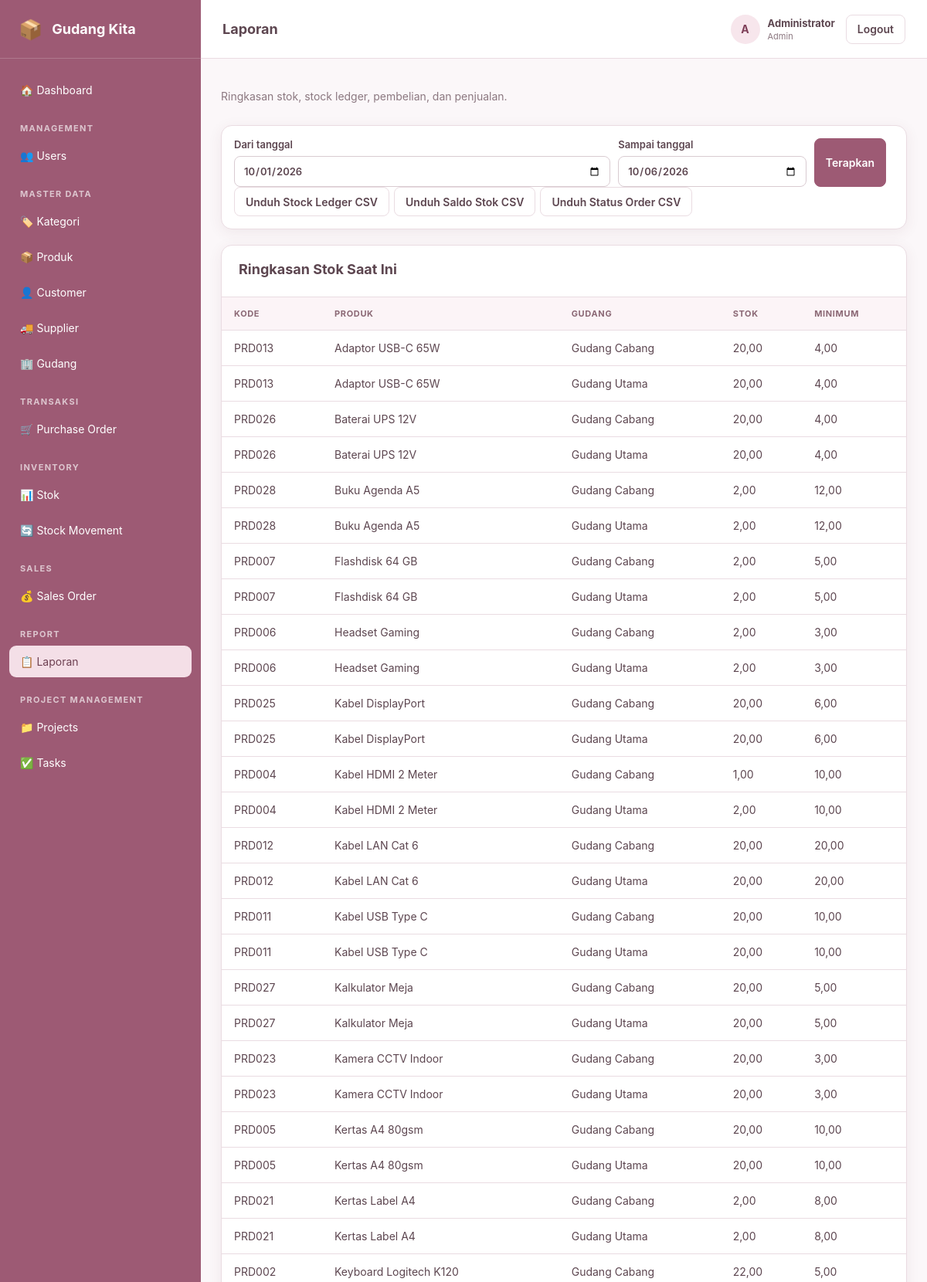
/?page=reports (signed in, upper part), run on the app's committed database.
### tables this page shows
CREATE TABLE stocks (
 id INT UNSIGNED AUTO_INCREMENT PRIMARY KEY,
 product_id INT UNSIGNED NOT NULL,
 warehouse_id INT UNSIGNED NOT NULL,
 stock_in DECIMAL(15,2) NOT NULL DEFAULT 0,
 stock_out DECIMAL(15,2) NOT NULL DEFAULT 0,
 current_stock DECIMAL(15,2) NOT NULL DEFAULT 0,
 updated_at TIMESTAMP NOT NULL DEFAULT CURRENT_TIMESTAMP ON UPDATE CURRENT_TIMESTAMP,
 UNIQUE KEY uq_stock_product_warehouse(product_id,warehouse_id),
 CONSTRAINT chk_stocks_non_negative CHECK(current_stock >= 0),
 CONSTRAINT fk_stock_product FOREIGN KEY(product_id) REFERENCES products(id) ON UPDATE CASCADE ON DELETE RESTRICT,
 CONSTRAINT fk_stock_warehouse FOREIGN KEY(warehouse_id) REFERENCES warehouses(id) ON UPDATE CASCADE ON DELETE RESTRICT,
 CONSTRAINT chk_stock_totals CHECK(stock_in >= 0 AND stock_out >= 0 AND current_stock >= 0)
);

CREATE TABLE products (
 id INT UNSIGNED AUTO_INCREMENT PRIMARY KEY,
 code VARCHAR(40) NOT NULL UNIQUE,
 name VARCHAR(150) NOT NULL,
 category_id INT UNSIGNED NOT NULL,
 unit VARCHAR(30) NOT NULL DEFAULT 'pcs',
 purchase_price DECIMAL(15,2) NOT NULL DEFAULT 0,
 selling_price DECIMAL(15,2) NOT NULL DEFAULT 0,
 minimum_stock DECIMAL(15,2) NOT NULL DEFAULT 0,
 image_path VARCHAR(255) NULL,
 status ENUM('Active','Inactive') NOT NULL DEFAULT 'Active',
 created_at TIMESTAMP NOT NULL DEFAULT CURRENT_TIMESTAMP,
 updated_at TIMESTAMP NOT NULL DEFAULT CURRENT_TIMESTAMP ON UPDATE CURRENT_TIMESTAMP,
 INDEX idx_products_name(name), INDEX idx_products_status(status), INDEX idx_products_category(category_id),
 CONSTRAINT fk_products_category FOREIGN KEY(category_id) REFERENCES categories(id) ON UPDATE CASCADE ON DELETE RESTRICT,
 CONSTRAINT chk_product_values CHECK(purchase_price >= 0 AND selling_price >= 0 AND minimum_stock >= 0)
);

CREATE TABLE warehouses (
 id INT UNSIGNED AUTO_INCREMENT PRIMARY KEY,
 code VARCHAR(40) NOT NULL UNIQUE,
 name VARCHAR(150) NOT NULL,
 address TEXT NULL,
 phone VARCHAR(40) NULL,
 status ENUM('Active','Inactive') NOT NULL DEFAULT 'Active',
 created_at TIMESTAMP NOT NULL DEFAULT CURRENT_TIMESTAMP,
 INDEX idx_warehouses_name(name)
);

### app/Controller/BaseController.php (called while the page is built, shortened)
<?php
abstract class BaseController
{
    protected function view(string $view, array $data = []): void
    {
        include_once BASE_PATH.'/views/layouts/app.php';
    }
}

### app/Controller/ReportController.php (called while the page is built, shortened)
<?php
final class ReportController extends BaseController
{
    private ReportRepository $reports;
    private ReportAccessPolicy $access;
    public function __construct(\PDO $pdo, ?ReportRepository $reports = null, ?ReportAccessPolicy $access = null)
    {
        $this->reports = $reports ?? new ReportRepository($pdo);
        $this->access = $access ?? new ReportAccessPolicy();
    }
    public function index(): void
    {
        $role = Auth::role();
        $allowed = $this->access->allowedReports($role);
        $report = (string) ($_GET['report'] ?? $allowed[0]);
        $filters = $this->dateFilters();
        $this->view('reports/index', [
            'pageTitle' => 'Laporan',
            'role' => $role,
            'stock' => $role === 'Sales' ? [] : $this->reports->stockRows(),
            'purchase' => $role === 'Admin' ? $this->reports->purchaseMonthly($filters['from'], $filters['to']) : [],
            'sales' => $role === 'WarehouseStaff' ? [] : $this->reports->salesMonthly($filters['from'], $filters['to'], $role === 'Sales' ? Auth::id() : null),
            'filters' => $filters,
            'report' => $report,
        ]);
    }
    private function dateFilters(): array
    {
        $today = new DateTimeImmutable('today');
        $fromInput = (string) ($_GET['from'] ?? $today->modify('first day of this month')->format('Y-m-d'));
        $toInput = (string) ($_GET['to'] ?? $today->format('Y-m-d'));
        $from = DateTimeImmutable::createFromFormat('!Y-m-d', $fromInput);
        $to = DateTimeImmutable::createFromFormat('!Y-m-d', $toInput);
        return ['from' => $fromInput, 'to' => $toInput];
    }
}

### app/Support/helpers.php (called while the page is built, shortened)
<?php
function e(mixed $v): string
{
    return htmlspecialchars((string)$v, ENT_QUOTES, 'UTF-8');
}

### app/Repository/ReportRepository.php (called while the page is built, shortened)
<?php
final class ReportRepository
{
    public function stockRows(): array
    {
        return $this->pdo->query('SELECT p.code,p.name,w.name warehouse_name,s.current_stock,p.minimum_stock FROM stocks s JOIN products p ON p.id=s.product_id JOIN warehouses w ON w.id=s.warehouse_id ORDER BY p.name,w.name')->fetchAll();
    }
}

### views/reports/index.php (the view, shortened to what this page needs)
<div class="page-actions"><div><p class="muted">
<?php if ($role === 'Sales'): ?>Laporan Sales Order yang Anda buat.
<?php elseif ($role === 'WarehouseStaff'): ?>Ringkasan stok dan riwayat pergerakan barang.
<?php else: ?>Ringkasan stok, stock ledger, pembelian, dan penjualan.
<?php endif; ?></p></div></div>
<div class="card filter-card">
  <form method="get" class="filter-grid">
    <label>Dari tanggal<input type="date" name="from" value="<?=e($filters['from'])?>" required></label>
    <label>Sampai tanggal<input type="date" name="to" value="<?=e($filters['to'])?>" required></label>
    <button class="btn btn-primary">Terapkan</button>
  </form>
  <div class="actions report-downloads">
    <?php if ($role !== 'Sales'): ?>
      <a class="btn" href="?page=reports&amp;format=csv&amp;report=movements&amp;from=<?=e($filters['from'])?>&amp;to=<?=e($filters['to'])?>">Unduh Stock Ledger CSV</a>
      <a class="btn" href="?page=reports&amp;format=csv&amp;report=stock&amp;from=<?=e($filters['from'])?>&amp;to=<?=e($filters['to'])?>">Unduh Saldo Stok CSV</a>
    <?php endif; ?>
    <?php if ($role !== 'WarehouseStaff'): ?>
      <a class="btn" href="?page=reports&amp;format=csv&amp;report=orders&amp;from=<?=e($filters['from'])?>&amp;to=<?=e($filters['to'])?>">Unduh Status Order CSV</a>
    <?php endif; ?>
  </div>
</div>
<div class="report-grid">
  <?php if ($role !== 'Sales'): ?>
  <div class="card"><div class="card-header"><h2>Ringkasan Stok Saat Ini</h2></div>
    <div class="table-wrap"><table><thead><tr><th>Kode</th><th>Produk</th><th>Gudang</th><th>Stok</th><th>Minimum</th></tr></thead><tbody>
    <?php foreach ($stock as $row): ?><tr><td><?=e($row['code'])?></td><td><?=e($row['name'])?></td><td><?=e($row['warehouse_name'])?></td><td><?=number_format((float)$row['current_stock'],2,',','.')?></td><td><?=number_format((float)$row['minimum_stock'],2,',','.')?></td></tr><?php endforeach; ?>
    </tbody></table></div>
  </div>
  <?php endif; ?>
</div>

### public/assets/css/style.css (style rules this page uses)
:root { --primary:#9d5a74;--primary-dark:#7f4059;--soft:#f8edf1;--line:#eadce2;--text:#5d4650;--muted:#8c7880;--white:#fff;--danger:#b8545c;--success:#3f8a68;--shadow:0 4px 18px rgba(100,55,70,.08) }
* { box-sizing:border-box }
body { margin:0;font-family:Inter,system-ui,-apple-system,BlinkMacSystemFont,"Segoe UI",sans-serif;background:#fbf7f9;color:var(--text);font-size:14px }
a { text-decoration:none;color:inherit }
button,input,select,textarea { font:inherit }
button { cursor:pointer }
.card { background:#fff;border:1px solid var(--line);border-radius:14px;box-shadow:var(--shadow);margin-bottom:20px }
.card-header { padding:20px 22px;border-bottom:1px solid var(--line);display:flex;justify-content:space-between;align-items:center;gap:16px }
.card-header h2,.detail-header h2 { margin:0 0 5px;font-size:18px }
.muted { color:var(--muted) }
.table-wrap { overflow:auto }
table { width:100%;border-collapse:collapse;min-width:760px }
th,td { padding:14px 16px;border-bottom:1px solid var(--line);text-align:left;vertical-align:middle }
th { font-size:11px;letter-spacing:.06em;text-transform:uppercase;color:#8b6875;background:#fcf4f7 }
.actions { display:flex;gap:6px;align-items:center;flex-wrap:wrap }
.btn { display:inline-flex;align-items:center;justify-content:center;min-height:38px;padding:8px 14px;border:1px solid var(--line);background:#fff;border-radius:8px;color:var(--text);font-weight:600 }
.btn-primary { background:var(--primary);border-color:var(--primary);color:#fff }
.page-actions { display:flex;justify-content:space-between;align-items:center;gap:15px;margin:0 0 15px }
.filter-card { padding:16px }
.filter-grid { display:grid;grid-template-columns:minmax(180px,2fr) minmax(140px,1fr) auto auto;gap:10px }
input,select,textarea { width:100%;border:1px solid #d9cbd1;border-radius:8px;background:#fff;color:var(--text);padding:10px 11px;outline:none }
label { display:flex;flex-direction:column;gap:7px;font-weight:600;font-size:13px }
.report-grid { display:grid;grid-template-columns:1fr 1fr;gap:20px }
.report-grid .card:first-child { grid-column:1/-1 }
html,body { max-width:100%;overflow-x:hidden }
.content,.card,.table-wrap { min-width:0;max-width:100%;overflow-x:hidden }
table { min-width:0;table-layout:fixed }
th,td { overflow-wrap:anywhere;word-break:break-word }
.table-wrap { overflow-x:auto;overflow-y:hidden }
.table-wrap table { min-width:760px;table-layout:auto }

### data on the page
stocks: product.code "PRD013", product.name "Adaptor USB-C 65W", warehouse.name "Gudang Cabang", current_stock "20,00", product.minimum_stock "4,00"
stocks: product.code "PRD013", product.name "Adaptor USB-C 65W", warehouse.name "Gudang Utama", current_stock "20,00", product.minimum_stock "4,00"
stocks: product.code "PRD026", product.name "Baterai UPS 12V", warehouse.name "Gudang Cabang", current_stock "20,00", product.minimum_stock "4,00"
stocks: product.code "PRD026", product.name "Baterai UPS 12V", warehouse.name "Gudang Utama", current_stock "20,00", product.minimum_stock "4,00"
stocks: product.code "PRD028", product.name "Buku Agenda A5", warehouse.name "Gudang Cabang", current_stock "2,00", product.minimum_stock "12,00"
stocks: product.code "PRD028", product.name "Buku Agenda A5", warehouse.name "Gudang Utama", current_stock "2,00", product.minimum_stock "12,00"
stocks: product.code "PRD007", product.name "Flashdisk 64 GB", warehouse.name "Gudang Cabang", current_stock "2,00", product.minimum_stock "5,00"
stocks: product.code "PRD007", product.name "Flashdisk 64 GB", warehouse.name "Gudang Utama", current_stock "2,00", product.minimum_stock "5,00"
stocks: product.code "PRD006", product.name "Headset Gaming", warehouse.name "Gudang Cabang", current_stock "2,00", product.minimum_stock "3,00"
stocks: product.code "PRD006", product.name "Headset Gaming", warehouse.name "Gudang Utama", current_stock "2,00", product.minimum_stock "3,00"
stocks: product.code "PRD025", product.name "Kabel DisplayPort", warehouse.name "Gudang Cabang", current_stock "20,00", product.minimum_stock "6,00"
stocks: product.code "PRD025", product.name "Kabel DisplayPort", warehouse.name "Gudang Utama", current_stock "20,00", product.minimum_stock "6,00"
stocks: product.code "PRD004", product.name "Kabel HDMI 2 Meter", warehouse.name "Gudang Cabang", current_stock "1,00", product.minimum_stock "10,00"
stocks: product.code "PRD004", product.name "Kabel HDMI 2 Meter", warehouse.name "Gudang Utama", current_stock "2,00", product.minimum_stock "10,00"
stocks: product.code "PRD012", product.name "Kabel LAN Cat 6", warehouse.name "Gudang Cabang", current_stock "20,00", product.minimum_stock "20,00"
stocks: product.code "PRD012", product.name "Kabel LAN Cat 6", warehouse.name "Gudang Utama", current_stock "20,00", product.minimum_stock "20,00"
stocks: product.code "PRD011", product.name "Kabel USB Type C", warehouse.name "Gudang Cabang", current_stock "20,00", product.minimum_stock "10,00"
stocks: product.code "PRD011", product.name "Kabel USB Type C", warehouse.name "Gudang Utama", current_stock "20,00", product.minimum_stock "10,00"
stocks: product.code "PRD027", product.name "Kalkulator Meja", warehouse.name "Gudang Cabang", current_stock "20,00", product.minimum_stock "5,00"
stocks: product.code "PRD027", product.name "Kalkulator Meja", warehouse.name "Gudang Utama", current_stock "20,00", product.minimum_stock "5,00"
stocks: product.code "PRD023", product.name "Kamera CCTV Indoor", warehouse.name "Gudang Cabang", current_stock "20,00", product.minimum_stock "3,00"
stocks: product.code "PRD023", product.name "Kamera CCTV Indoor", warehouse.name "Gudang Utama", current_stock "20,00", product.minimum_stock "3,00"
stocks: product.code "PRD005", product.name "Kertas A4 80gsm", warehouse.name "Gudang Cabang", current_stock "20,00", product.minimum_stock "10,00"
stocks: product.code "PRD005", product.name "Kertas A4 80gsm", warehouse.name "Gudang Utama", current_stock "20,00", product.minimum_stock "10,00"
stocks: product.code "PRD021", product.name "Kertas Label A4", warehouse.name "Gudang Cabang", current_stock "2,00", product.minimum_stock "8,00"
stocks: product.code "PRD021", product.name "Kertas Label A4", warehouse.name "Gudang Utama", current_stock "2,00", product.minimum_stock "8,00"
stocks: product.code "PRD002", product.name "Keyboard Logitech K120", warehouse.name "Gudang Cabang", current_stock "22,00", product.minimum_stock "5,00"

### other printed values
$ml "🏷️ Kategori"
$ml "📦 Produk"
$ml "👤 Customer"
$ml "🚚 Supplier"
$ml "🏢 Gudang"
$pageTitle "Laporan"
substr($currentUser['name']??'U',0,1) "A"
$currentUser['name'] "Administrator"
$currentUser['role'] "Admin"
